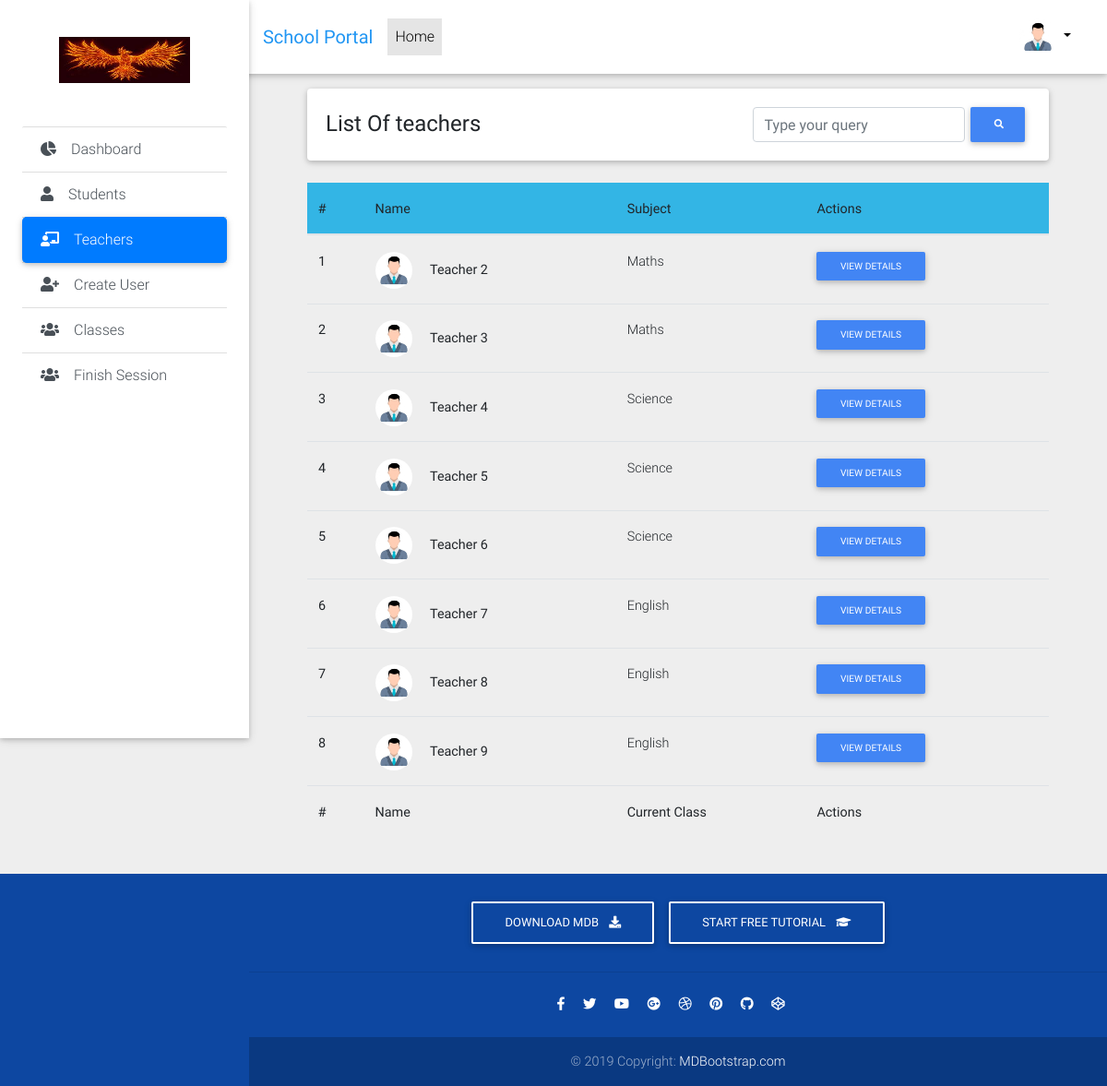
Screenshot of /admin-portal/teachers/ (signed in) with the database file from the repository.
### core/models.py (models this page shows, shortened)
class Profile(models.Model):
    user = models.OneToOneField(settings.AUTH_USER_MODEL, on_delete=models.CASCADE)
    first_name = models.CharField(max_length=100, blank=True, null=True)
    last_name = models.CharField(max_length=100, blank=True, null=True)
    image = models.ImageField(default='default.jpg', upload_to='profile_pics')
    birthdate = models.DateField(blank=True, null=True)
    age = models.IntegerField(blank=True, null=True)
    date_joined = models.DateField(auto_now_add=True)
    STATUS_CHOICES = [
        ('S', 'Student'),
        ('T', 'Teacher'),
        ('A', 'Admin')
    ]
    status = models.CharField(max_length=1, choices=STATUS_CHOICES, blank=True, null=True)
    class Meta:
        unique_together = ['first_name', 'last_name']

class Teacher(models.Model):
    profile = models.OneToOneField(Profile, on_delete=models.CASCADE)
    TEACHER_SUBJECTS = [
        ('M', 'Maths'),
        ('S', 'Science'),
        ('E', 'English')
    ]
    subject = models.CharField(max_length=1, choices=TEACHER_SUBJECTS)
    classes = models.ManyToManyField(to='Class')

### core/views.py (the view)
# urls.py: path('admin-portal/teachers/', TeachersAdminView.as_view(), name='teachers-admin'),
class TeachersAdminView(LoginRequiredMixin, UserPassesTestMixin, ListView):
    context_object_name = 'teachers'
    model = Teacher
    template_name = 'teachers-admin.html'
    def test_func(self):
        if self.request.user.profile.status == 'A':
            return True
        return False

### templates/teachers-admin.html (shortened to what this page needs)
{% extends 'adminbase.html' %}
{% block active3 %}active{% endblock active3 %}
{% block content %}
<main class="pt-5 mx-lg-5">
    <div class="container-fluid mt-5">
        <div class="card mb-4 wow fadeIn">
            <div class="card-body d-sm-flex justify-content-between">
                <h4 class="mb-2 mb-sm-0 pt-1">
                    <span>List Of teachers</span>
                </h4>
                <form id='search-form' class="d-flex justify-content-center">
                    <input type="text" placeholder="Type your query" aria-label="Search" class="form-control">
                    <button class="btn btn-primary btn-sm my-0 p" type="submit">
                    <i class="fas fa-search"></i>
                    </button>
                </form>
            </div>
        </div>
        <div class="row">
            <div class="col">
                <table id="dtBasicExample" class="table table-hover" width="100%">
                    <thead class="info-color">
                      <tr>
                        <th class="th-md">#
                        </th>
                        <th class="th-sm">Name
                        </th>
                        <th class="th-sm">Subject
                        </th>
                        <th>Actions
                        </th>
                      </tr>
                    </thead>
                    <tbody>
                        {% for teacher in teachers %}
                        <tr>
                            <th scope="row">{{ forloop.counter }}</th>
                            <td>
                                <img width="40px" src="{{ teacher.profile.image.url }}" class="rounded-circle z-depth-0 mr-3" alt="avatar image">
                                <b>{{ teacher.profile.first_name }} {{ teacher.profile.last_name }}</b>
                            </td>
                            <td>{{ teacher.get_subject_display }}</td>
                            <td><a href="{% url 'core:teacher-detail-admin' teacher.pk %}" class="btn btn-primary btn-sm">View Details</a></td>
                        </tr>
                        {% endfor %}
                    </tbody>
                    <tfoot>
                      <tr>
                        <th>#
                        </th>
                        <th>Name
                        </th>
                        <th>Current Class
                        </th>
                        <th>Actions
                        </th>
                      </tr>
                    </tfoot>
                  </table>
            </div>
        </div>
    </div>
</main>
{% endblock content %}

### templates/adminbase.html (shortened to what this page needs)
{% load static %}
<!DOCTYPE html>
<html lang="en">
<head>
  <link rel="stylesheet" href="https://use.fontawesome.com/releases/v5.11.2/css/all.css">
  <link href="{% static 'css/bootstrap.min.css' %}" rel="stylesheet">
  <link href="{% static 'css/mdb.min.css' %}" rel="stylesheet">
  <link href="{% static 'css/style.min.css' %}" rel="stylesheet">
</head>
<body class="grey lighten-3">
  <header>
    <div class="sidebar-fixed position-fixed">
        <a class="logo-wrapper waves-effect">
          <img src="{% static 'img/download.jpg' %}" width="200px" height="150px" class="img-fluid" alt="">
        </a>
        <div class="list-group list-group-flush">
            <a href="{% url 'core:admin-portal' %}" class="list-group-item {% block active %}{% endblock active %} list-group-item-action waves-effect">
                <i class="fas fa-chart-pie mr-3"></i>Dashboard
            </a>
            <a href="{% url 'core:students-admin' %}" class="list-group-item {% block active2 %}{% endblock active2 %} list-group-item-action waves-effect">
                <i class="fas fa-user mr-3"></i>Students</a>
            <a href="{% url 'core:teachers-admin' %}" class="list-group-item {% block active3 %}{% endblock active3 %} list-group-item-action waves-effect">
                <i class="fas fa-chalkboard-teacher mr-3"></i>Teachers</a>
            <a href="{% url 'core:create-user' %}" class="list-group-item {% block active4 %}{% endblock active4 %} list-group-item-action waves-effect">
              <i class="fas fa-user-plus mr-3"></i></i>Create User</a>
            <a href="{% url 'core:classes' %}" class="list-group-item {% block active5 %}{% endblock active5 %} list-group-item-action waves-effect">
              <i class="fas fa-users mr-3"></i>Classes</a>
            <a href="{% url 'core:finish-session' %}" class="list-group-item {% block active6 %}{% endblock active6 %} list-group-item-action waves-effect">
              <i class="fas fa-users mr-3"></i>Finish Session</a>
        </div>
    </div>
    <nav class="navbar fixed-top navbar-expand-lg navbar-light white scrolling-navbar">
      <div class="container-fluid">
        <a class="navbar-brand waves-effect" href="/">
          <strong class="blue-text">School Portal</strong>
        </a>
        <div class="collapse navbar-collapse" id="navbarSupportedContent">
          <ul class="navbar-nav mr-auto">
            <li class="nav-item active">
              <a class="nav-link waves-effect" href="/">Home
              </a>
            </li>
          </ul>
          <ul class="navbar-nav nav-flex-icons">
            {% if user.is_authenticated %}
              <li class="nav-item avatar dropdown">
                <a class="nav-link dropdown-toggle" id="navbarDropdownMenuLink-55" data-toggle="dropdown"
                  aria-haspopup="true" aria-expanded="false">
                  <img width="40px" src="{{ user.profile.image.url }}" class="rounded-circle z-depth-0"
                    alt="avatar image">
                </a>
              </li>
            {% endif %}
          </ul>
        </div>
      </div>
    </nav>
  </header>
{% block content %}
{% endblock content %}
  <footer class="page-footer text-center font-small primary-color-dark darken-2 mt-4 wow fadeIn">
    <div class="pt-4">
      <a class="btn btn-outline-white" href="https://mdbootstrap.com/docs/jquery/getting-started/download/" target="_blank"
        role="button">Download
        MDB
        <i class="fas fa-download ml-2"></i>
      </a>
      <a class="btn btn-outline-white" href="https://mdbootstrap.com/education/bootstrap/" target="_blank" role="button">Start
        free tutorial
        <i class="fas fa-graduation-cap ml-2"></i>
      </a>
    </div>
    <hr class="my-4">
    <div class="pb-4">
      <a href="https://www.facebook.com/mdbootstrap" target="_blank">
        <i class="fab fa-facebook-f mr-3"></i>
      </a>
      <a href="https://twitter.com/MDBootstrap" target="_blank">
        <i class="fab fa-twitter mr-3"></i>
      </a>
      <a href="https://www.youtube.com/watch?v=7MUISDJ5ZZ4" target="_blank">
        <i class="fab fa-youtube mr-3"></i>
      </a>
      <a href="https://plus.google.com/u/0/b/107863090883699620484" target="_blank">
        <i class="fab fa-google-plus mr-3"></i>
      </a>
      <a href="https://dribbble.com/mdbootstrap" target="_blank">
        <i class="fab fa-dribbble mr-3"></i>
      </a>
      <a href="https://pinterest.com/mdbootstrap" target="_blank">
        <i class="fab fa-pinterest mr-3"></i>
      </a>
      <a href="https://github.com/mdbootstrap/bootstrap-material-design" target="_blank">
        <i class="fab fa-github mr-3"></i>
      </a>
      <a href="http://codepen.io/mdbootstrap/" target="_blank">
        <i class="fab fa-codepen mr-3"></i>
      </a>
    </div>
    <div class="footer-copyright py-3">
      © 2019 Copyright:
      <a href="https://mdbootstrap.com/education/bootstrap/" target="_blank"> MDBootstrap.com </a>
    </div>
  </footer>
</body>
</html>

### rows the page displays
Teacher: profile.image (placeholder picture), profile.first_name "Teacher", profile.last_name "2", subject "Maths"
Teacher: profile.image (placeholder picture), profile.first_name "Teacher", profile.last_name "3", subject "Maths"
Teacher: profile.image (placeholder picture), profile.first_name "Teacher", profile.last_name "4", subject "Science"
Teacher: profile.image (placeholder picture), profile.first_name "Teacher", profile.last_name "5", subject "Science"
Teacher: profile.image (placeholder picture), profile.first_name "Teacher", profile.last_name "6", subject "Science"
Teacher: profile.image (placeholder picture), profile.first_name "Teacher", profile.last_name "7", subject "English"
Teacher: profile.image (placeholder picture), profile.first_name "Teacher", profile.last_name "8", subject "English"
Teacher: profile.image (placeholder picture), profile.first_name "Teacher", profile.last_name "9", subject "English"
